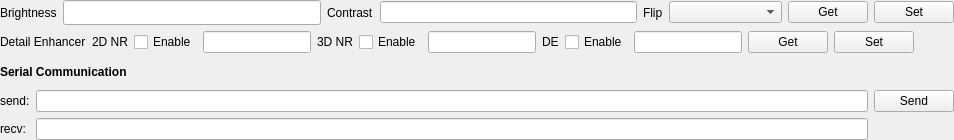
           <widget class="QWidget" name="widget_11" native="true">
            <property name="minimumSize">
             <size>
              <width>0</width>
              <height>140</height>
             </size>
            </property>
            <layout class="QVBoxLayout" name="verticalLayout_16">
             <property name="leftMargin">
              <number>0</number>
             </property>
             <property name="topMargin">
              <number>0</number>
             </property>
             <property name="rightMargin">
              <number>0</number>
             </property>
             <property name="bottomMargin">
              <number>0</number>
             </property>
             <item>
              <layout class="QHBoxLayout" name="horizontalLayout_21">
               <item>
                <widget class="QLabel" name="label_48">
                 <property name="text">
                  <string>Brightness</string>
                 </property>
                </widget>
               </item>
               <item>
                <widget class="QLineEdit" name="brightnesslineEdit">
                 <property name="minimumSize">
                  <size>
                   <width>0</width>
                   <height>25</height>
                  </size>
                 </property>
                </widget>
               </item>
               <item>
                <widget class="QLabel" name="label_49">
                 <property name="text">
                  <string>Contrast</string>
                 </property>
                </widget>
               </item>
               <item>
                <widget class="QLineEdit" name="contrastlineEdit"/>
               </item>
               <item>
                <widget class="QLabel" name="label_50">
                 <property name="text">
                  <string>Flip</string>
                 </property>
                </widget>
               </item>
               <item>
                <widget class="QComboBox" name="flipcomboBox">
                 <property name="currentIndex">
                  <number>-1</number>
                 </property>
                 <item>
                  <property name="text">
                   <string>Horizontal flip</string>
                  </property>
                 </item>
                 <item>
                  <property name="text">
                   <string>Vertical flip</string>
                  </property>
                 </item>
                 <item>
                  <property name="text">
                   <string>180-degree flip</string>
                  </property>
                 </item>
                </widget>
               </item>
               <item>
                <widget class="QPushButton" name="thermalImageGetBtn">
                 <property name="text">
                  <string>Get</string>
                 </property>
                </widget>
               </item>
               <item>
                <widget class="QPushButton" name="thermalImageSetBtn">
                 <property name="text">
                  <string>Set</string>
                 </property>
                </widget>
               </item>
              </layout>
             </item>
             <item>
              <layout class="QHBoxLayout" name="horizontalLayout_18">
               <item>
                <widget class="QLabel" name="label_51">
                 <property name="text">
                  <string>Detail Enhancer</string>
                 </property>
                </widget>
               </item>
               <item>
                <widget class="QLabel" name="label_52">
                 <property name="text">
                  <string>2D NR</string>
                 </property>
                </widget>
               </item>
               <item>
                <widget class="QCheckBox" name="denoise2DCheckBox">
                 <property name="text">
                  <string>Enable</string>
                 </property>
                </widget>
               </item>
               <item>
                <widget class="QLineEdit" name="denoise2DLineEdit"/>
               </item>
               <item>
                <widget class="QLabel" name="label_53">
                 <property name="text">
                  <string>3D NR</string>
                 </property>
                </widget>
               </item>
               <item>
                <widget class="QCheckBox" name="denoise3DCheckBox">
                 <property name="text">
                  <string>Enable</string>
                 </property>
                </widget>
               </item>
               <item>
                <widget class="QLineEdit" name="denoise3DLineEdit"/>
               </item>
               <item>
                <widget class="QLabel" name="label_54">
                 <property name="text">
                  <string>DE</string>
                 </property>
                </widget>
               </item>
               <item>
                <widget class="QCheckBox" name="detailEnhanceCheckBox">
                 <property name="text">
                  <string>Enable</string>
                 </property>
                </widget>
               </item>
               <item>
                <widget class="QLineEdit" name="detailEnhanceLineEdit"/>
               </item>
               <item>
                <widget class="QPushButton" name="thermalVideoEnhanceGetBtn">
                 <property name="text">
                  <string>Get</string>
                 </property>
                </widget>
               </item>
               <item>
                <widget class="QPushButton" name="thermalVideoEnhanceSetBtn">
                 <property name="text">
                  <string>Set</string>
                 </property>
                </widget>
               </item>
               <item>
                <spacer name="horizontalSpacer_19">
                 <property name="orientation">
                  <enum>Qt::Horizontal</enum>
                 </property>
                 <property name="sizeHint" stdset="0">
                  <size>
                   <width>40</width>
                   <height>20</height>
                  </size>
                 </property>
                </spacer>
               </item>
              </layout>
             </item>
             <item>
              <widget class="QLabel" name="label">
               <property name="font">
                <font>
                 <weight>75</weight>
                 <bold>true</bold>
                </font>
               </property>
               <property name="text">
                <string>Serial Communication</string>
               </property>
              </widget>
             </item>
             <item>
              <layout class="QGridLayout" name="gridLayout_2">
               <item row="1" column="2">
                <widget class="QLineEdit" name="recvCmdEdit"/>
               </item>
               <item row="0" column="0">
                <widget class="QLabel" name="label_37">
                 <property name="text">
                  <string>send:</string>
                 </property>
                </widget>
               </item>
               <item row="0" column="2">
                <widget class="QLineEdit" name="sendCmdEdit"/>
               </item>
               <item row="1" column="0">
                <widget class="QLabel" name="label_38">
                 <property name="text">
                  <string>recv:</string>
                 </property>
                </widget>
               </item>
               <item row="0" column="3">
                <widget class="QPushButton" name="sendCmdBtn">
                 <property name="text">
                  <string>Send</string>
                 </property>
                </widget>
               </item>
               <item row="0" column="1">
                <layout class="QHBoxLayout" name="horizontalLayout_20"/>
               </item>
              </layout>
             </item>
            </layout>
           </widget>
